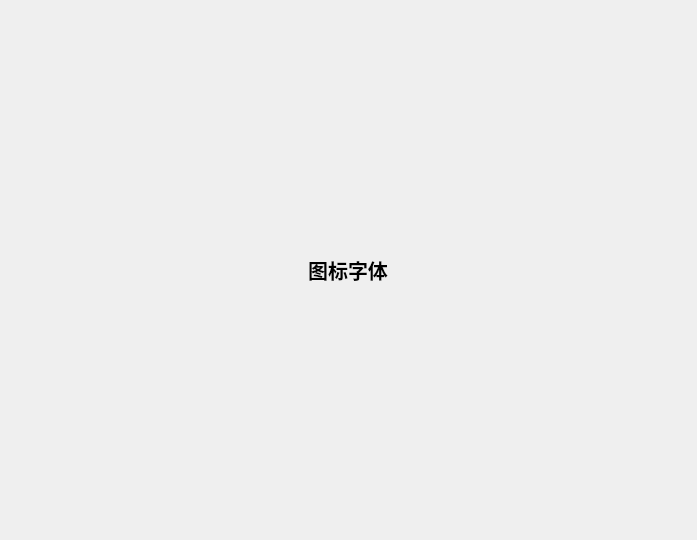
<?xml version="1.0" encoding="UTF-8"?>
<ui version="4.0">
 <class>FontWidget</class>
 <widget class="QWidget" name="FontWidget">
  <property name="geometry">
   <rect>
    <x>0</x>
    <y>0</y>
    <width>697</width>
    <height>540</height>
   </rect>
  </property>
  <property name="windowTitle">
   <string>Form</string>
  </property>
  <layout class="QHBoxLayout" name="horizontalLayout">
   <item>
    <widget class="QLabel" name="label">
     <property name="sizePolicy">
      <sizepolicy hsizetype="Fixed" vsizetype="Fixed">
       <horstretch>0</horstretch>
       <verstretch>0</verstretch>
      </sizepolicy>
     </property>
     <property name="font">
      <font>
       <pointsize>15</pointsize>
       <bold>true</bold>
      </font>
     </property>
     <property name="text">
      <string>图标字体</string>
     </property>
     <property name="alignment">
      <set>Qt::AlignCenter</set>
     </property>
    </widget>
   </item>
  </layout>
 </widget>
 <resources/>
 <connections/>
</ui>
